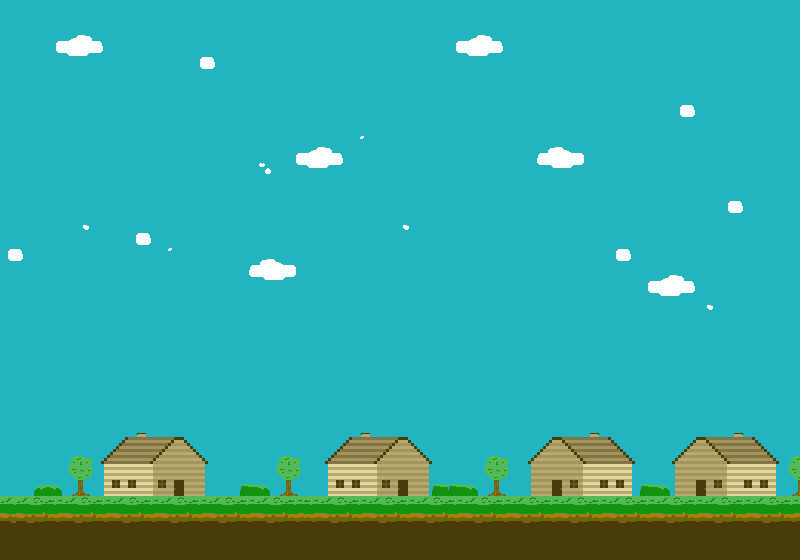

Rendered tile map (Tiled .tmx) drawn with the repository's tilesets; below, a short description and the map source with its tile grids summarised:
An orthogonal 50x35 tile map with 16x16 px tiles, 2 tile layers (BackLayer, BoxLayer), 2 tilesets and 6 objects (spawnpoint, Spawn Point, DropPoint1, DropPoint2, DropPoint3, ...).

<map version="1.2" tiledversion="1.2.3" orientation="orthogonal" renderorder="right-down" width="50" height="35" tilewidth="16" tileheight="16" infinite="0" nextlayerid="16" nextobjectid="9">
 <tileset firstgid="1" name="custtiles1" tilewidth="16" tileheight="16" tilecount="324" columns="18">
  <image source="../tileset/custtiles1.png" width="288" height="288" />
  <tile id="18">
   <properties>
    <property name="collides" type="bool" value="true" />
   </properties>
  </tile>
  <tile id="19">
   <properties>
    <property name="collides" type="bool" value="true" />
   </properties>
  </tile>
  <tile id="20">
   <properties>
    <property name="collides" type="bool" value="true" />
   </properties>
  </tile>
  <tile id="36">
   <properties>
    <property name="collides" type="bool" value="true" />
   </properties>
  </tile>
  <tile id="37">
   <properties>
    <property name="collides" type="bool" value="true" />
   </properties>
  </tile>
  <tile id="38">
   <properties>
    <property name="collides" type="bool" value="true" />
   </properties>
  </tile>
  <tile id="54">
   <properties>
    <property name="collides" type="bool" value="true" />
   </properties>
  </tile>
  <tile id="55">
   <properties>
    <property name="collides" type="bool" value="true" />
   </properties>
  </tile>
  <tile id="56">
   <properties>
    <property name="collides" type="bool" value="true" />
   </properties>
  </tile>
 </tileset>
 <tileset firstgid="325" name="amazonpackage" tilewidth="16" tileheight="16" tilecount="1" columns="1">
  <image source="../sprites/atlas/amazonpackage.png" width="16" height="16" />
 </tileset>
 <layer id="13" name="BackLayer" width="50" height="35">
  <data>[1750 cells, 1750 non-empty, 59 distinct tile ids]</data>
 </layer>
 <layer id="15" name="BoxLayer" width="50" height="35">
  <data>[1750 cells, 0 non-empty, 0 distinct tile ids]</data>
 </layer>
 <objectgroup id="5" name="PlayerLayer">
  <object id="1" name="spawnpoint" type="spawnpoint" x="231" y="726" visible="0">
   <point />
  </object>
  <object id="4" name="Spawn Point" type="Spawn Point" x="232" y="485.333">
   <point />
  </object>
  <object id="5" name="DropPoint1" type="DropPoint1" x="168.667" y="492">
   <point />
  </object>
  <object id="6" name="DropPoint2" type="DropPoint2" x="392" y="490">
   <point />
  </object>
  <object id="7" name="DropPoint3" type="DropPoint3" x="569.333" y="492">
   <point />
  </object>
  <object id="8" name="DropPoint4" type="DropPoint4" x="694" y="490.667">
   <point />
  </object>
 </objectgroup>
</map>